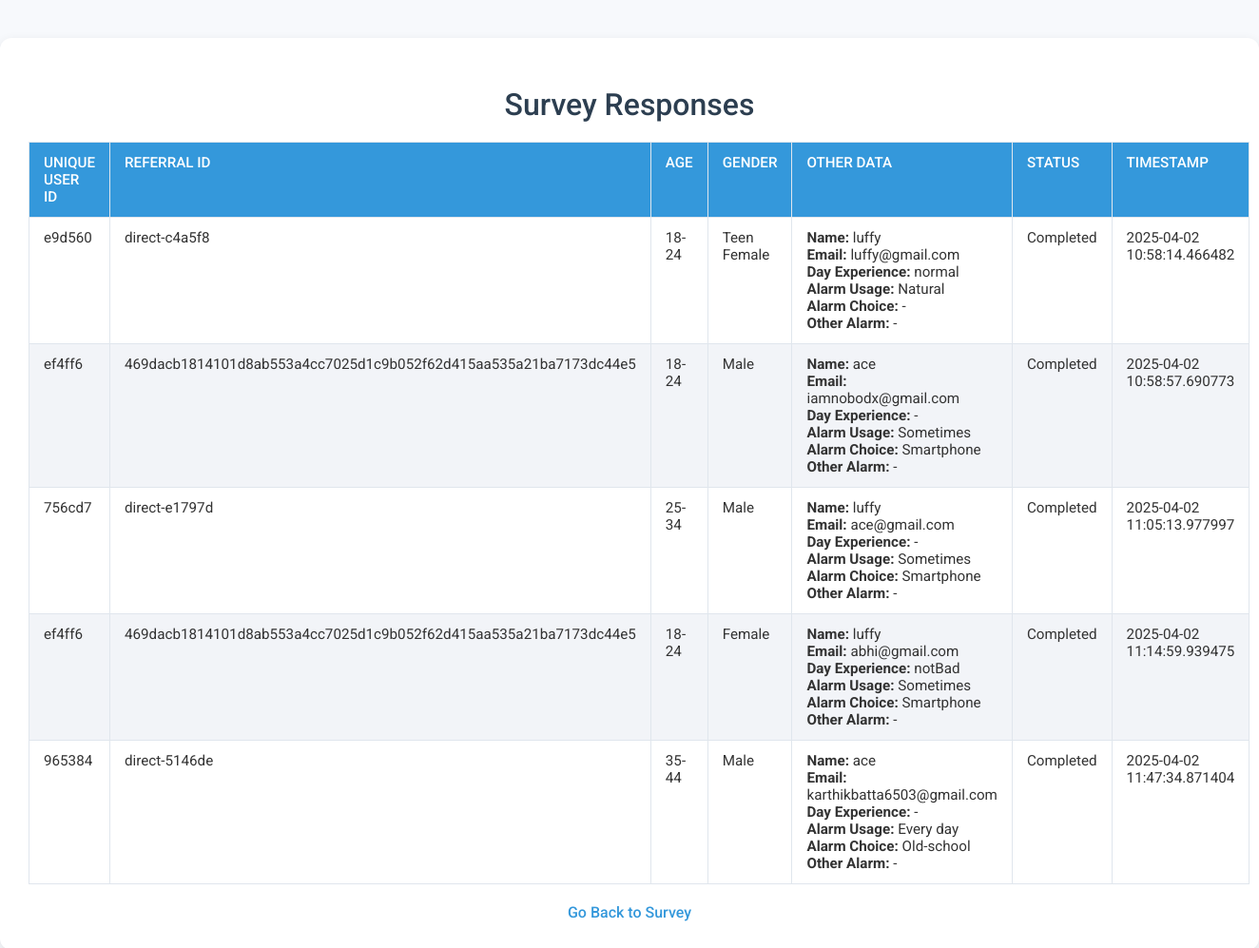
The app's page /responses, older data.
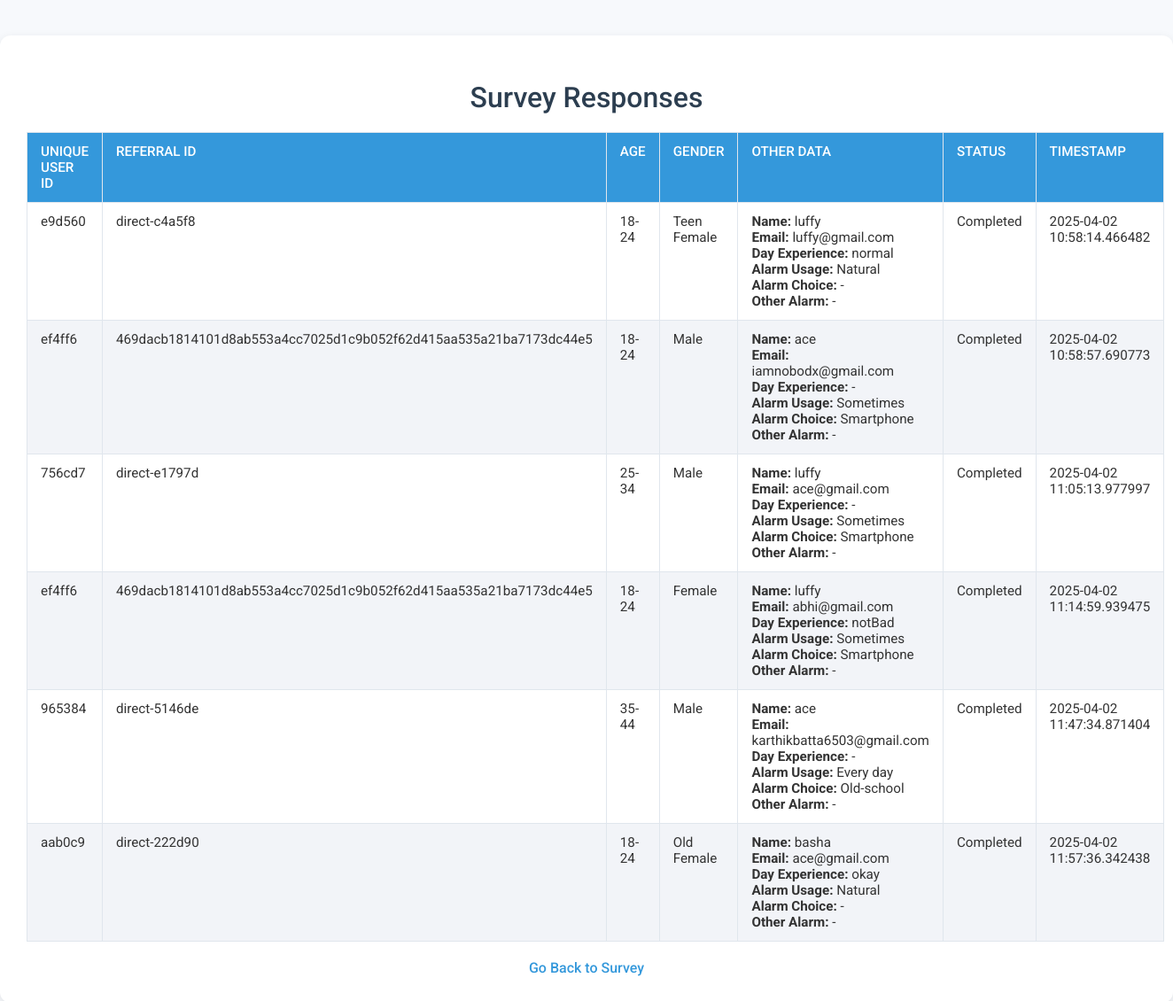
The same page, newer data.
### index.py (models this page shows)
class SurveyResponseIndex(db.Model):
    __tablename__ = 'survey_response'
    id = db.Column(db.Integer, primary_key=True, autoincrement=True)
    unique_user_id = db.Column(db.Integer, db.ForeignKey('unique_user.id'), nullable=False)
    referral_id = db.Column(db.String(64), nullable=False, default="direct")
    age = db.Column(db.String(20), nullable=False, default='-')
    gender = db.Column(db.String(20), nullable=False, default='-')
    other_data = db.Column(db.Text, nullable=True)  # Stores additional info as JSON
    status = db.Column(db.String(50), nullable=True, default="Completed")
    timestamp = db.Column(db.DateTime, default=datetime.utcnow)

class UniqueUser(db.Model):
    __tablename__ = 'unique_user'
    id = db.Column(db.Integer, primary_key=True, autoincrement=True)
    user_code = db.Column(db.String(20), nullable=False, unique=True, default=generate_user_code)
    name = db.Column(db.String(100), nullable=False)
    referral_id = db.Column(db.String(64), nullable=False, unique=True)  # Store hashed referral ID or direct id
    responses = db.relationship('SurveyResponseIndex', backref='unique_user', lazy=True)

### index.py (the view)
@index_bp.route('/responses')
def responses():
    responses = SurveyResponseIndex.query.all()
    return render_template('response1.html', responses=responses)

### app.py (called while the page is built)
def fromjson_filter(s):
    try:
        return json.loads(s)
    except Exception:
        return {}

### templates/response1.html (shortened to what this page needs)
<!DOCTYPE html>
<html lang="en">
<head>
</head>
<body>
  <div class="container">
    <h1>Survey Responses</h1>
    <table>
      <thead>
        <tr>
          <th>Unique User ID</th>
          <th>Referral ID</th>
          <th>Age</th>
          <th>Gender</th>
          <th>Other Data</th>
          <th>Status</th>
          <th>Timestamp</th>
        </tr>
      </thead>
      <tbody>
        {% for response in responses %}
        <tr>
          <td>{{ response.unique_user.user_code if response.unique_user else 'N/A' }}</td>
          <td>{{ response.referral_id }}</td>
          <td>{{ response.age }}</td>
          <td>{{ response.gender }}</td>
          <td>
            {% set data = response.other_data | fromjson %}
            <strong>Name:</strong> {{ data.name }}<br>
            <strong>Email:</strong> {{ data.email }}<br>
            <strong>Day Experience:</strong> {{ data.day_experience or '-' }}<br>
            <strong>Alarm Usage:</strong> {{ data.alarm_usage }}<br>
            <strong>Alarm Choice:</strong> {{ data.alarm_choice or '-' }}<br>
            <strong>Other Alarm:</strong> {{ data.other_alarm or '-' }}
          </td>
          <td>{{ response.status }}</td>
          <td>{{ response.timestamp }}</td>
        </tr>
        {% endfor %}
      </tbody>
    </table>
    <div style="text-align: center;">
      <a href="/" class="home-link">Go Back to Survey</a>
    </div>
  </div>
</body>
</html>

### templates/response1.html (style rules this page uses)
body { font-family: 'Roboto', sans-serif; background: #f7f9fc; margin: 0; padding: 0; color: #333; }
.container { max-width: inherit; margin: 40px auto; background: #fff; padding: 30px; border-radius: 12px; box-shadow: 0 4px 12px rgba(0,0,0,0.1); }
h1 { text-align: center; margin-bottom: 20px; font-weight: 500; color: #2c3e50; }
table { width: 100%; border-collapse: collapse; margin-top: 20px; font-size: 0.95rem; }
th, td { padding: 12px 15px; border: 1px solid #e0e6ed; text-align: left; vertical-align: top; }
th { background: #3498db; color: #fff; font-weight: 500; text-transform: uppercase; }
tr:nth-child(even) { background: #f2f4f8; }
.home-link { display: inline-block; margin-top: 20px; text-decoration: none; color: #3498db; font-weight: 500; transition: color 0.3s; }

Row changes from the older to the newer data that the page shows:
added SurveyResponseIndex: unique_user "aab0c9", referral_id "direct-222d90", age "18-24", gender "Old Female", name "basha", email "ace@gmail.com", day_experience "okay", alarm_usage "Natural", alarm_choice "-", other_alarm "-", status "Completed", timestamp "2025-04-02 11:57:36.342438"
